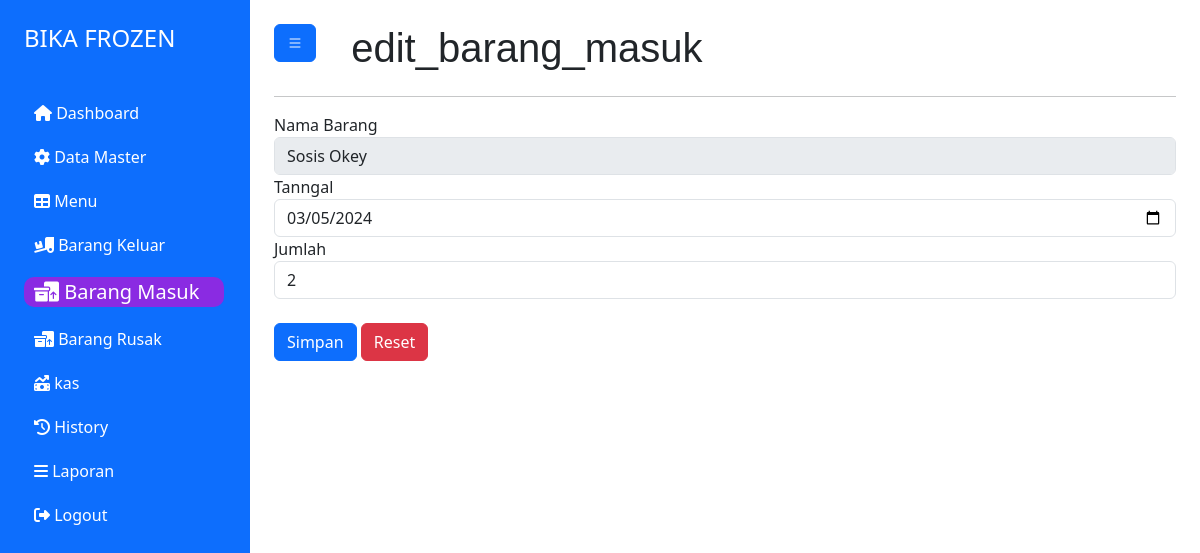
Screenshot of /index.php?page=edit_barang_masuk&id=16 (signed in) with the database file from the repository.
### tables this page shows
CREATE TABLE `barang_masuk` (
  `id_barang_masuk` int(11) NOT NULL,
  `id_supplier` int(11) NOT NULL,
  `id_barang` int(11) NOT NULL,
  `jumlah` int(11) NOT NULL,
  `tgl` date NOT NULL
);

CREATE TABLE `barang` (
  `id_barang` int(11) NOT NULL,
  `id_kategori` int(11) NOT NULL,
  `nm_barang` varchar(100) NOT NULL,
  `jumlah` int(10) NOT NULL,
  `foto` varchar(150) NOT NULL,
  `harga` varchar(20) NOT NULL
);

### halaman/barang_masuk/edit.php (the view, shortened to what this page needs)
<?php
include "././koneksi.php";
$id = $_GET['id'];
$query = mysqli_query($koneksi, "SELECT barang_masuk.*,barang.*, barang_masuk.jumlah as jum FROM barang_masuk JOIN barang ON barang.id_barang = barang_masuk.id_barang WHERE id_barang_masuk = '$id'");
$row = mysqli_fetch_assoc($query);
?>
<div>
    <form action="" method="post" enctype="multipart/form-data">
        <div>
            <label for="">Nama Barang</label>
            <input type="text" name="nm_barang" class="form-control" value="<?= $row['nm_barang'] ?>" autocomplete="off" readonly>
        </div>
        <div>
            <label for="">Tanngal</label>
            <input type="date" name="tgl" value="<?= $row['tgl'] ?>" class="form-control" required>
        </div>
        <div>
            <label for="">Jumlah</label>
            <input type="number" name="jumlah" value="<?= $row['jum'] ?>" class="form-control" required autofocus>
        </div>
        <br>
        <div>
            <button type="submit" name="simpan" class="btn btn-primary">Simpan</button>
            <button type="reset" name="simpan" class="btn btn-danger">Reset</button>
        </div>
    </form>
</div>

### rows the page displays
barang_masuk: nm_barang "Sosis Okey", tgl "03/05/2024", jumlah "2"

### other values shown
$hal "edit_barang_masuk"
